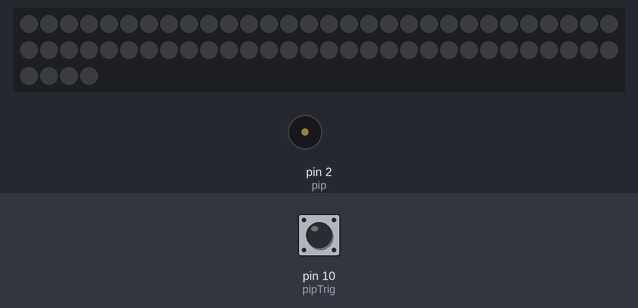
Bench run of a sketch on a simulated Arduino Uno, built with avr-gcc and run on an emulated ATmega328P. Shown: 64 RGB LEDs in strip order, left to right, continuing on the next row, buzzer (waves = sounding). Inputs (shaded band) come from the test bench; at power-on: pin 10 (pipTrig) HIGH. Dim RGB values are drawn brighter than linear; random numbers use the default seed unless the sketch sets one.

Above: at 1.2 s.
1.3 s: pin 10 (pipTrig) pulled LOW for 0.15 s
At 2.22 s:
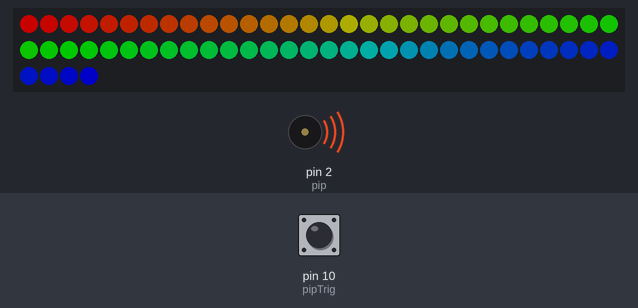
4.3 s: pin 10 (pipTrig) pulled LOW for 1 s
At 5.44 s:
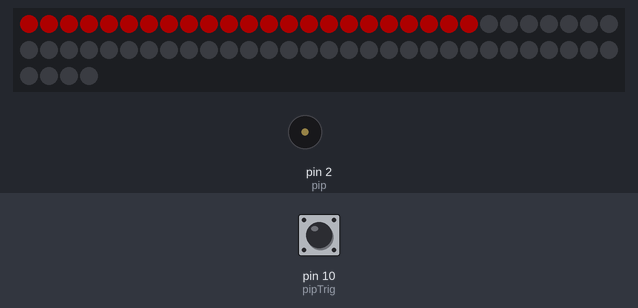
7.3 s: pin 10 (pipTrig) pulled LOW for 0.15 s
At 7.88 s:
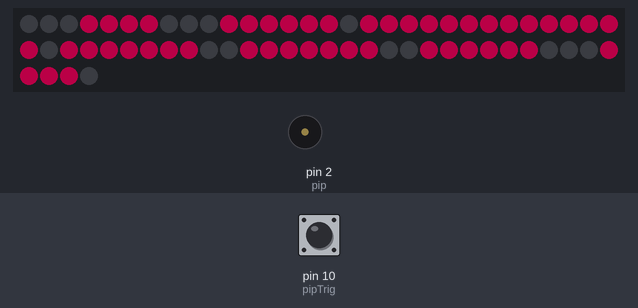
10.4 s: pin 10 (pipTrig) pulled LOW for 3.2 s
At 14.0 s:
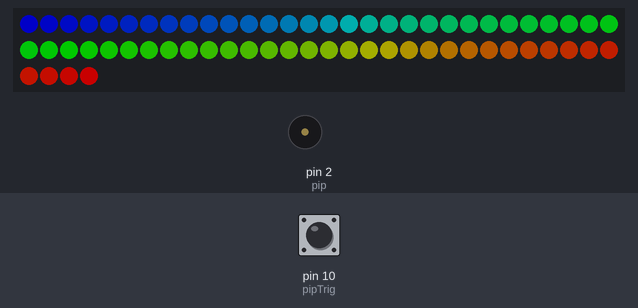
16.3 s: pin 10 (pipTrig) pulled LOW for 0.15 s
At 18.4 s:
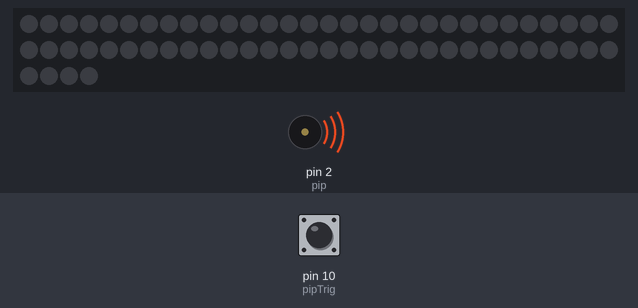
18.9 s: pin 10 (pipTrig) pulled LOW for 1 s
At 20.5 s:
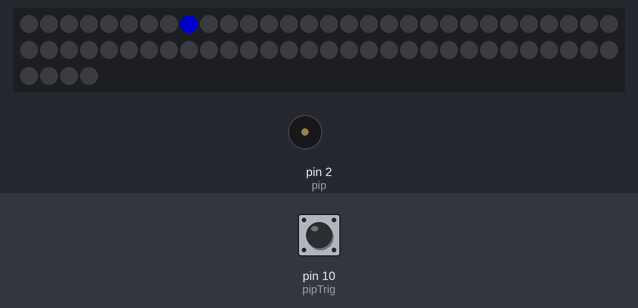
Timing chart, 0 to 22.5 s (numbered marks = the images above; inputs shaded):
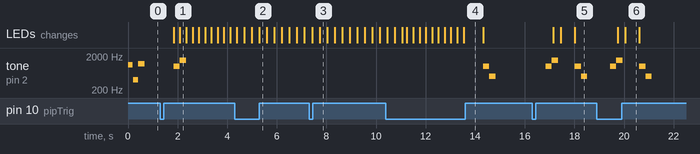

Measured:
- after the input at 1.3 s, tone on pin 2 (pip): silent → 1000 Hz after 0.54 s, → 1500 Hz 0.25 s later, → silent 0.25 s later
- after the input at 16.3 s, tone on pin 2 (pip): plays 1000 Hz for 0.25 s, 1500 Hz for 0.25 s, 1000 Hz for 0.25 s, 500 Hz for 0.25 s, starting after 0.54 s; the LEDs: first change after 0.85 s (image 5 shows a later state)
- after the input at 18.9 s, tone on pin 2 (pip): plays 1000 Hz for 0.25 s, 1500 Hz for 0.25 s, 1000 Hz for 0.25 s, 500 Hz for 0.25 s, starting after 0.54 s; the LEDs: first change after 0.85 s (image 6 shows a later state)
- by itself, tone on pin 2 (pip): plays 1100 Hz for 0.20 s, 400 Hz for 0.20 s, 1200 Hz for 0.25 s

The sketch:

main.ino
```cpp
#include <FastLED.h>

#define NUM_LEDS 64
#define DATA_PIN 8

int lever = 0;
int pip = 2;
int i;
int r;
int g;
int b;
const int from = 50;
const int to = 200;
const int cas = 10;
int play;
int pipTrig = 10;

CRGB leds[NUM_LEDS];

void setup() {
  FastLED.addLeds<NEOPIXEL, DATA_PIN>(leds, NUM_LEDS);
  Serial.begin(9600);
  pinMode(pip, OUTPUT);
  pinMode(9, INPUT_PULLUP);
  pinMode(10, INPUT_PULLUP);
}

void loop() {
  lever = digitalRead(10);
  if (lever == 0) {
    if (pipTrig == 1) {
      start();
      tone(pip, 1000, 250);
      delay(250);
      tone(pip, 1500, 250);
    }
    randomizer();
  }
  else if (pipTrig == 0) {
    stop();
    tone(pip, 1000, 250);
    delay(250);
    tone(pip, 500, 250);
    pipTrig = 1;
  }
  else if (pipTrig == 10) {
    tone(pip, 1100, 200);
    delay(210);
    tone(pip, 400, 200);
    delay(210);
    tone(pip, 1200, 250);
    pipTrig = 1;
  }
}

void randomizer() {
  play = random(1, 10);
  FastLED.setBrightness(2 * from);

  //spstjbc();

  if (play == 1) {
    smile();
  }
  if (play == 2) {
    angry();
  }
  if (play == 3) {
    heart();
  }
  if (play == 4) {
    police();
  }
  if (play == 5) {
    rain();
  }
  if (play == 6) {
    ani1();
  }
  if (play == 7) {
    aniR();
  }
  if (play == 8) {
    ani2();
  }
  if (play == 9) {
    ani3();
  }
  pipTrig = 0;
  fill_solid(leds, NUM_LEDS, CRGB(0, 0, 0));
  FastLED.show();
}

void smile() {
  FastLED.setBrightness(from);
  leds[0] = CRGB(0, 0, 0);
  leds[1] = CRGB(0, 0, 0);
  leds[2] = CRGB(0, 255, 0);
  leds[3] = CRGB(0, 255, 0);
  leds[4] = CRGB(0, 255, 0);
  leds[5] = CRGB(0, 255, 0);
  leds[6] = CRGB(0, 0, 0);
  leds[7] = CRGB(0, 0, 0);
  leds[8] = CRGB(0, 0, 0);
  leds[9] = CRGB(0, 255, 0);
  leds[10] = CRGB(0, 0, 0);
  leds[11] = CRGB(0, 0, 0);
  leds[12] = CRGB(0, 0, 0);
  leds[13] = CRGB(0, 0, 0);
  leds[14] = CRGB(0, 255, 0);
  leds[15] = CRGB(0, 0, 0);
  leds[16] = CRGB(0, 255, 0);
  leds[17] = CRGB(0, 0, 0);
  leds[18] = CRGB(0, 0, 0);
  leds[19] = CRGB(0, 255, 0);
  leds[20] = CRGB(0, 0, 0);
  leds[21] = CRGB(0, 255, 0);
  leds[22] = CRGB(0, 0, 0);
  leds[23] = CRGB(0, 255, 0);
  leds[24] = CRGB(0, 255, 0);
  leds[25] = CRGB(0, 0, 0);
  leds[26] = CRGB(0, 255, 0);
  leds[27] = CRGB(0, 0, 0);
  leds[28] = CRGB(0, 0, 0);
  leds[29] = CRGB(0, 0, 0);
  leds[30] = CRGB(0, 0, 0);
  leds[31] = CRGB(0, 255, 0);
  leds[32] = CRGB(0, 255, 0);
  leds[33] = CRGB(0, 0, 0);
  leds[34] = CRGB(0, 255, 0);
  leds[35] = CRGB(0, 0, 0);
  leds[36] = CRGB(0, 0, 0);
  leds[37] = CRGB(0, 0, 0);
  leds[38] = CRGB(0, 0, 0);
  leds[39] = CRGB(0, 255, 0);
  leds[40] = CRGB(0, 255, 0);
  leds[41] = CRGB(0, 0, 0);
  leds[42] = CRGB(0, 0, 0);
  leds[43] = CRGB(0, 255, 0);
  leds[44] = CRGB(0, 0, 0);
  leds[45] = CRGB(0, 255, 0);
  leds[46] = CRGB(0, 0, 0);
  leds[47] = CRGB(0, 255, 0);
  leds[48] = CRGB(0, 0, 0);
  leds[49] = CRGB(0, 255, 0);
  leds[50] = CRGB(0, 0, 0);
  leds[51] = CRGB(0, 0, 0);
  leds[52] = CRGB(0, 0, 0);
  leds[53] = CRGB(0, 0, 0);
  leds[54] = CRGB(0, 255, 0);
  leds[55] = CRGB(0, 0, 0);
  leds[56] = CRGB(0, 0, 0);
  leds[57] = CRGB(0, 0, 0);
  leds[58] = CRGB(0, 255, 0);
  leds[59] = CRGB(0, 255, 0);
  leds[60] = CRGB(0, 255, 0);
  leds[61] = CRGB(0, 255, 0);
  leds[62] = CRGB(0, 0, 0);
  leds[63] = CRGB(0, 0, 0);
  FastLED.show();
  for (i = from; i < to; i++) {
    FastLED.setBrightness(i);
    FastLED.show();
    delay(cas);
  }
  for (i = to; i > from; i--) {
    FastLED.setBrightness(i);
    FastLED.show();
    delay(cas);
  }
}

void angry() {
  FastLED.setBrightness(from);
  leds[0] = CRGB(0, 0, 0);
  leds[1] = CRGB(0, 0, 0);
  leds[2] = CRGB(255, 0, 0);
  leds[3] = CRGB(255, 0, 0);
  leds[4] = CRGB(255, 0, 0);
  leds[5] = CRGB(255, 0, 0);
  leds[6] = CRGB(0, 0, 0);
  leds[7] = CRGB(0, 0, 0);
  leds[8] = CRGB(0, 0, 0);
  leds[9] = CRGB(255, 0, 0);
  leds[10] = CRGB(0, 0, 0);
  leds[11] = CRGB(0, 0, 0);
  leds[12] = CRGB(0, 0, 0);
  leds[13] = CRGB(0, 0, 0);
  leds[14] = CRGB(255, 0, 0);
  leds[15] = CRGB(0, 0, 0);
  leds[16] = CRGB(255, 0, 0);
  leds[17] = CRGB(0, 0, 0);
  leds[18] = CRGB(255, 0, 0);
  leds[19] = CRGB(0, 0, 0);
  leds[20] = CRGB(0, 0, 0);
  leds[21] = CRGB(255, 0, 0);
  leds[22] = CRGB(0, 0, 0);
  leds[23] = CRGB(255, 0, 0);
  leds[24] = CRGB(255, 0, 0);
  leds[25] = CRGB(0, 0, 0);
  leds[26] = CRGB(0, 0, 0);
  leds[27] = CRGB(255, 0, 0);
  leds[28] = CRGB(0, 0, 0);
  leds[29] = CRGB(0, 0, 0);
  leds[30] = CRGB(0, 0, 0);
  leds[31] = CRGB(255, 0, 0);
  leds[32] = CRGB(255, 0, 0);
  leds[33] = CRGB(0, 0, 0);
  leds[34] = CRGB(0, 0, 0);
  leds[35] = CRGB(255, 0, 0);
  leds[36] = CRGB(0, 0, 0);
  leds[37] = CRGB(0, 0, 0);
  leds[38] = CRGB(0, 0, 0);
  leds[39] = CRGB(255, 0, 0);
  leds[40] = CRGB(255, 0, 0);
  leds[41] = CRGB(0, 0, 0);
  leds[42] = CRGB(255, 0, 0);
  leds[43] = CRGB(0, 0, 0);
  leds[44] = CRGB(0, 0, 0);
  leds[45] = CRGB(255, 0, 0);
  leds[46] = CRGB(0, 0, 0);
  leds[47] = CRGB(255, 0, 0);
  leds[48] = CRGB(0, 0, 0);
  leds[49] = CRGB(255, 0, 0);
  leds[50] = CRGB(0, 0, 0);
  leds[51] = CRGB(0, 0, 0);
  leds[52] = CRGB(0, 0, 0);
  leds[53] = CRGB(0, 0, 0);
  leds[54] = CRGB(255, 0, 0);
  leds[55] = CRGB(0, 0, 0);
  leds[56] = CRGB(0, 0, 0);
  leds[57] = CRGB(0, 0, 0);
  leds[58] = CRGB(255, 0, 0);
  leds[59] = CRGB(255, 0, 0);
  leds[60] = CRGB(255, 0, 0);
  leds[61] = CRGB(255, 0, 0);
  leds[62] = CRGB(0, 0, 0);
  leds[63] = CRGB(0, 0, 0);
  FastLED.show();
  for (i = from; i < to; i++) {
    FastLED.setBrightness(i);
    FastLED.show();
    delay(cas);
  }
  for (i = to; i > from; i--) {
    FastLED.setBrightness(i);
    FastLED.show();
    delay(cas);
  }
}

void heart() {
  FastLED.setBrightness(from);
  leds[0] = CRGB(0, 0, 0);
  leds[1] = CRGB(0, 0, 0);
  leds[2] = CRGB(0, 0, 0);
  leds[3] = CRGB(255, 0, 95);
  leds[4] = CRGB(255, 0, 95);
  leds[5] = CRGB(255, 0, 95);
  leds[6] = CRGB(255, 0, 95);
  leds[7] = CRGB(0, 0, 0);
  leds[8] = CRGB(0, 0, 0);
  leds[9] = CRGB(0, 0, 0);
  leds[10] = CRGB(255, 0, 95);
  leds[11] = CRGB(255, 0, 95);
  leds[12] = CRGB(255, 0, 95);
  leds[13] = CRGB(255, 0, 95);
  leds[14] = CRGB(255, 0, 95);
  leds[15] = CRGB(255, 0, 95);
  leds[16] = CRGB(0, 0, 0);
  leds[17] = CRGB(255, 0, 95);
  leds[18] = CRGB(255, 0, 95);
  leds[19] = CRGB(255, 0, 95);
  leds[20] = CRGB(255, 0, 95);
  leds[21] = CRGB(255, 0, 95);
  leds[22] = CRGB(255, 0, 95);
  leds[23] = CRGB(255, 0, 95);
  leds[24] = CRGB(255, 0, 95);
  leds[25] = CRGB(255, 0, 95);
  leds[26] = CRGB(255, 0, 95);
  leds[27] = CRGB(255, 0, 95);
  leds[28] = CRGB(255, 0, 95);
  leds[29] = CRGB(255, 0, 95);
  leds[30] = CRGB(255, 0, 95);
  leds[31] = CRGB(0, 0, 0);
  leds[32] = CRGB(255, 0, 95);
  leds[33] = CRGB(255, 0, 95);
  leds[34] = CRGB(255, 0, 95);
  leds[35] = CRGB(255, 0, 95);
  leds[36] = CRGB(255, 0, 95);
  leds[37] = CRGB(255, 0, 95);
  leds[38] = CRGB(255, 0, 95);
  leds[39] = CRGB(0, 0, 0);
  leds[40] = CRGB(0, 0, 0);
  leds[41] = CRGB(255, 0, 95);
  leds[42] = CRGB(255, 0, 95);
  leds[43] = CRGB(255, 0, 95);
  leds[44] = CRGB(255, 0, 95);
  leds[45] = CRGB(255, 0, 95);
  leds[46] = CRGB(255, 0, 95);
  leds[47] = CRGB(255, 0, 95);
  leds[48] = CRGB(0, 0, 0);
  leds[49] = CRGB(0, 0, 0);
  leds[50] = CRGB(255, 0, 95);
  leds[51] = CRGB(255, 0, 95);
  leds[52] = CRGB(255, 0, 95);
  leds[53] = CRGB(255, 0, 95);
  leds[54] = CRGB(255, 0, 95);
  leds[55] = CRGB(255, 0, 95);
  leds[56] = CRGB(0, 0, 0);
  leds[57] = CRGB(0, 0, 0);
  leds[58] = CRGB(0, 0, 0);
  leds[59] = CRGB(255, 0, 95);
  leds[60] = CRGB(255, 0, 95);
  leds[61] = CRGB(255, 0, 95);
  leds[62] = CRGB(255, 0, 95);
  leds[63] = CRGB(0, 0, 0);
  FastLED.show();
  for (i = from; i < to; i++) {
    FastLED.setBrightness(i);
    FastLED.show();
    delay(cas);
  }
  for (i = to; i > from; i--) {
    FastLED.setBrightness(i);
    FastLED.show();
    delay(cas);
  }
}

void police() {
  FastLED.setBrightness(255);
  for (r = 0; r < 5; r++) {
    for (i = 0; i < 5; i++) {
    fill_solid(leds, 32, CRGB(0, 0, 255));
    fill_solid(leds+32, 32, CRGB(0, 0, 0));
    FastLED.show();
    delay(cas+35);

    fill_solid(leds, 32, CRGB(0, 0, 0));
    FastLED.show();
    delay(cas+35);
    }
    for (i = 0; i < 5; i++) {
    fill_solid(leds+32, 32, CRGB(255, 0, 0));
    FastLED.show();
    delay(cas+35);

    fill_solid(leds+32, 32, CRGB(0, 0, 0));
    FastLED.show();
    delay(cas+35);
    }
  }
}

void rain() {
  for (i = 0; i < 5; i++) {
    fill_gradient_RGB(leds, NUM_LEDS, CRGB(255, 0, 0), CRGB(0, 255, 0), CRGB(0, 0, 255));
    FastLED.show();
    delay(250);
    fill_gradient_RGB(leds, NUM_LEDS, CRGB(0, 0, 255), CRGB(0, 255, 0), CRGB(255, 0, 0));
    FastLED.show();
    delay(250);
  }
}

void ani1() {
  FastLED.setBrightness(from);
  for (i = 0; i < NUM_LEDS; i++) {
    leds[i] = CRGB(255, 0, 0);
    FastLED.show();
    delay(cas);
  }
  for (i = NUM_LEDS; i > 0; i--) {
    leds[i] = CRGB(0, 255, 0);
    FastLED.show();
    delay(cas);
  }
  for (i = 0; i < NUM_LEDS; i++) {
    leds[i] = CRGB(0, 0, 255);
    FastLED.show();
    delay(cas);
  }
}

void aniR() {
  FastLED.setBrightness(from);
  for (r = 0; r < 5; r++) {
    for (i = 0; i < NUM_LEDS; i++) {
      leds[i] = CRGB(random(0, 256), random(0, 256), random(0, 256));
      FastLED.show();
     delay(cas);
    }
    for (i = NUM_LEDS; i > 0; i--) {
      leds[i] = CRGB(0, 0, 0);
      FastLED.show();
      delay(cas);
    }
  }
}

void ani2() {
  r = 31;
  g = 31;
  b = 31;

  for (i = 0; i < 8; i++) {
    leds[i] = CRGB(r, 0, 0);
    FastLED.show();
    delay(cas);
    leds[i] = CRGB(0, 0, 0);
    r = r + 31;
  }
  for (i = 8; i < NUM_LEDS; i++) {
    i = i + 7;
    leds[i] = CRGB(r, g, 0);
    FastLED.show();
    delay(cas);
    leds[i] = CRGB(0, 0, 0);
    r = r - 31;
    g = g + 31;
  }
  for (i = 63; i > 55; i--) {
    leds[i] = CRGB(0, g, b);
    FastLED.show();
    delay(cas);
    leds[i] = CRGB(0, 0, 0);
    g = g - 31;
    b = b + 31;
  }
  for (i = 55; i > 0; i--) {
    i = i - 7;
    leds[i] = CRGB(0, 0, b);
    FastLED.show();
    delay(cas);
    leds[i] = CRGB(0, 0, 0);
    b = b - 31;
  }
}

void ani3() {
  i = random(1, 4);
  r = 0;
  g = 0;
  b = 0;

  if (i == 1) {
    r = 255;
  }
  if (i == 2) {
    g = 255;
  }
  if (i == 3) {
    b = 255;
  }

  for (i = 0; i < 8; i++) {
    leds[i] = CRGB(r, g, b);
    FastLED.show();
    delay(cas);
    leds[i] = CRGB(0, 0, 0);
  }
  for (i = 8; i < NUM_LEDS; i++) {
    i = i + 7;
    leds[i] = CRGB(r, g, b);
    FastLED.show();
    delay(cas);
    leds[i] = CRGB(0, 0, 0);
  }
  for (i = 63; i > 55; i--) {
    leds[i] = CRGB(r, g, b);
    FastLED.show();
    delay(cas);
    leds[i] = CRGB(0, 0, 0);
  }
  for (i = 55; i > 0; i--) {
    i = i - 7;
    leds[i] = CRGB(r, g, b);
    FastLED.show();
    delay(cas);
    leds[i] = CRGB(0, 0, 0);
  }
}

void start() {
  for (i = 50; i < 100; i++) {
    FastLED.setBrightness(i);
    leds[27] = CRGB(0, 255, 0);
    leds[28] = CRGB(0, 255, 0);
    leds[35] = CRGB(0, 255, 0);
    leds[36] = CRGB(0, 255, 0);
    FastLED.show();
  }
  fill_solid(leds, NUM_LEDS, CRGB(0, 0, 0));
  FastLED.show();
  for (i = 50; i < 100; i++) {
    FastLED.setBrightness(i);
    leds[18] = CRGB(0, 255, 0);
    leds[19] = CRGB(0, 255, 0);
    leds[20] = CRGB(0, 255, 0);
    leds[21] = CRGB(0, 255, 0);
    leds[29] = CRGB(0, 255, 0);
    leds[37] = CRGB(0, 255, 0);
    leds[45] = CRGB(0, 255, 0);
    leds[44] = CRGB(0, 255, 0);
    leds[43] = CRGB(0, 255, 0);
    leds[42] = CRGB(0, 255, 0);
    leds[34] = CRGB(0, 255, 0);
    leds[26] = CRGB(0, 255, 0);
    FastLED.show();
  }
  fill_solid(leds, NUM_LEDS, CRGB(0, 0, 0));
  FastLED.show();
  for (i = 50; i < 100; i++) {
    FastLED.setBrightness(i);
    leds[9] = CRGB(0, 255, 0);
    leds[10] = CRGB(0, 255, 0);
    leds[11] = CRGB(0, 255, 0);
    leds[12] = CRGB(0, 255, 0);
    leds[13] = CRGB(0, 255, 0);
    leds[14] = CRGB(0, 255, 0);
    leds[22] = CRGB(0, 255, 0);
    leds[30] = CRGB(0, 255, 0);
    leds[38] = CRGB(0, 255, 0);
    leds[46] = CRGB(0, 255, 0);
    leds[54] = CRGB(0, 255, 0);
    leds[53] = CRGB(0, 255, 0);
    leds[52] = CRGB(0, 255, 0);
    leds[51] = CRGB(0, 255, 0);
    leds[50] = CRGB(0, 255, 0);
    leds[49] = CRGB(0, 255, 0);
    leds[41] = CRGB(0, 255, 0);
    leds[33] = CRGB(0, 255, 0);
    leds[25] = CRGB(0, 255, 0);
    leds[17] = CRGB(0, 255, 0);
    FastLED.show();
  }
  fill_solid(leds, NUM_LEDS, CRGB(0, 0, 0));
  FastLED.show();
  for (i = 50; i < 100; i++) {
    FastLED.setBrightness(i);
    leds[0] = CRGB(0, 255, 0);
    leds[1] = CRGB(0, 255, 0);
    leds[2] = CRGB(0, 255, 0);
    leds[3] = CRGB(0, 255, 0);
    leds[4] = CRGB(0, 255, 0);
    leds[5] = CRGB(0, 255, 0);
    leds[6] = CRGB(0, 255, 0);
    leds[7] = CRGB(0, 255, 0);
    leds[15] = CRGB(0, 255, 0);
    leds[23] = CRGB(0, 255, 0);
    leds[31] = CRGB(0, 255, 0);
    leds[39] = CRGB(0, 255, 0);
    leds[47] = CRGB(0, 255, 0);
    leds[55] = CRGB(0, 255, 0);
    leds[63] = CRGB(0, 255, 0);
    leds[62] = CRGB(0, 255, 0);
    leds[61] = CRGB(0, 255, 0);
    leds[60] = CRGB(0, 255, 0);
    leds[59] = CRGB(0, 255, 0);
    leds[58] = CRGB(0, 255, 0);
    leds[57] = CRGB(0, 255, 0);
    leds[56] = CRGB(0, 255, 0);
    leds[48]= CRGB(0, 255, 0);
    leds[40]= CRGB(0, 255, 0);
    leds[32]= CRGB(0, 255, 0);
    leds[24]= CRGB(0, 255, 0);
    leds[16]= CRGB(0, 255, 0);
    leds[8]= CRGB(0, 255, 0);
    FastLED.show();
  }
  fill_solid(leds, NUM_LEDS, CRGB(0, 0, 0));
  FastLED.show();
}

void stop() {
  for (i = 50; i < 100; i++) {
    FastLED.setBrightness(i);
    leds[0] = CRGB(0, 255, 0);
    leds[1] = CRGB(0, 255, 0);
    leds[2] = CRGB(0, 255, 0);
    leds[3] = CRGB(0, 255, 0);
    leds[4] = CRGB(0, 255, 0);
    leds[5] = CRGB(0, 255, 0);
    leds[6] = CRGB(0, 255, 0);
    leds[7] = CRGB(0, 255, 0);
    leds[15] = CRGB(0, 255, 0);
    leds[23] = CRGB(0, 255, 0);
    leds[31] = CRGB(0, 255, 0);
    leds[39] = CRGB(0, 255, 0);
    leds[47] = CRGB(0, 255, 0);
    leds[55] = CRGB(0, 255, 0);
    leds[63] = CRGB(0, 255, 0);
    leds[62] = CRGB(0, 255, 0);
    leds[61] = CRGB(0, 255, 0);
    leds[60] = CRGB(0, 255, 0);
    leds[59] = CRGB(0, 255, 0);
    leds[58] = CRGB(0, 255, 0);
    leds[57] = CRGB(0, 255, 0);
    leds[56] = CRGB(0, 255, 0);
    leds[48]= CRGB(0, 255, 0);
    leds[40]= CRGB(0, 255, 0);
    leds[32]= CRGB(0, 255, 0);
    leds[24]= CRGB(0, 255, 0);
    leds[16]= CRGB(0, 255, 0);
    leds[8]= CRGB(0, 255, 0);
    FastLED.show();
  }
  fill_solid(leds, NUM_LEDS, CRGB(0, 0, 0));
  FastLED.show();
  for (i = 50; i < 100; i++) {
    FastLED.setBrightness(i);
    leds[9] = CRGB(0, 255, 0);
    leds[10] = CRGB(0, 255, 0);
    leds[11] = CRGB(0, 255, 0);
    leds[12] = CRGB(0, 255, 0);
    leds[13] = CRGB(0, 255, 0);
    leds[14] = CRGB(0, 255, 0);
    leds[22] = CRGB(0, 255, 0);
    leds[30] = CRGB(0, 255, 0);
    leds[38] = CRGB(0, 255, 0);
    leds[46] = CRGB(0, 255, 0);
    leds[54] = CRGB(0, 255, 0);
    leds[53] = CRGB(0, 255, 0);
    leds[52] = CRGB(0, 255, 0);
    leds[51] = CRGB(0, 255, 0);
    leds[50] = CRGB(0, 255, 0);
    leds[49] = CRGB(0, 255, 0);
    leds[41] = CRGB(0, 255, 0);
    leds[33] = CRGB(0, 255, 0);
    leds[25] = CRGB(0, 255, 0);
    leds[17] = CRGB(0, 255, 0);
    FastLED.show();
  }
  fill_solid(leds, NUM_LEDS, CRGB(0, 0, 0));
  FastLED.show();
  for (i = 50; i < 100; i++) {
    FastLED.setBrightness(i);
    leds[18] = CRGB(0, 255, 0);
    leds[19] = CRGB(0, 255, 0);
    leds[20] = CRGB(0, 255, 0);
    leds[21] = CRGB(0, 255, 0);
    leds[29] = CRGB(0, 255, 0);
    leds[37] = CRGB(0, 255, 0);
    leds[45] = CRGB(0, 255, 0);
    leds[44] = CRGB(0, 255, 0);
    leds[43] = CRGB(0, 255, 0);
    leds[42] = CRGB(0, 255, 0);
    leds[34] = CRGB(0, 255, 0);
    leds[26] = CRGB(0, 255, 0);
    FastLED.show();
  }
  fill_solid(leds, NUM_LEDS, CRGB(0, 0, 0));
  FastLED.show();
  for (i = 50; i < 100; i++) {
    FastLED.setBrightness(i);
    leds[27] = CRGB(0, 255, 0);
    leds[28] = CRGB(0, 255, 0);
    leds[35] = CRGB(0, 255, 0);
    leds[36] = CRGB(0, 255, 0);
    FastLED.show();
  }
  fill_solid(leds, NUM_LEDS, CRGB(0, 0, 0));
  FastLED.show();
}

void spstjbc() {
  fill_solid(leds, 27, CRGB(0, 0, 255));
  fill_solid(leds+32, 3, CRGB(0, 0, 255));
  fill_solid(leds+40, 3, CRGB(0, 0, 255));
  fill_solid(leds+48, 3, CRGB(0, 0, 255));
  fill_solid(leds+56, 3, CRGB(0, 0, 255));

  fill_solid(leds+27, 5, CRGB(255, 255, 255));
  fill_solid(leds+35, 5, CRGB(255, 255, 255));
  fill_solid(leds+43, 5, CRGB(255, 255, 255));
  fill_solid(leds+51, 5, CRGB(255, 255, 255));
  fill_solid(leds+59, 5, CRGB(255, 255, 255));

  leds[27] = CRGB(0, 0, 0);
  leds[31] = CRGB(0, 0, 0);
  leds[63] = CRGB(0, 0, 0);
  leds[59] = CRGB(0, 0, 0);

  FastLED.show();
}
```
